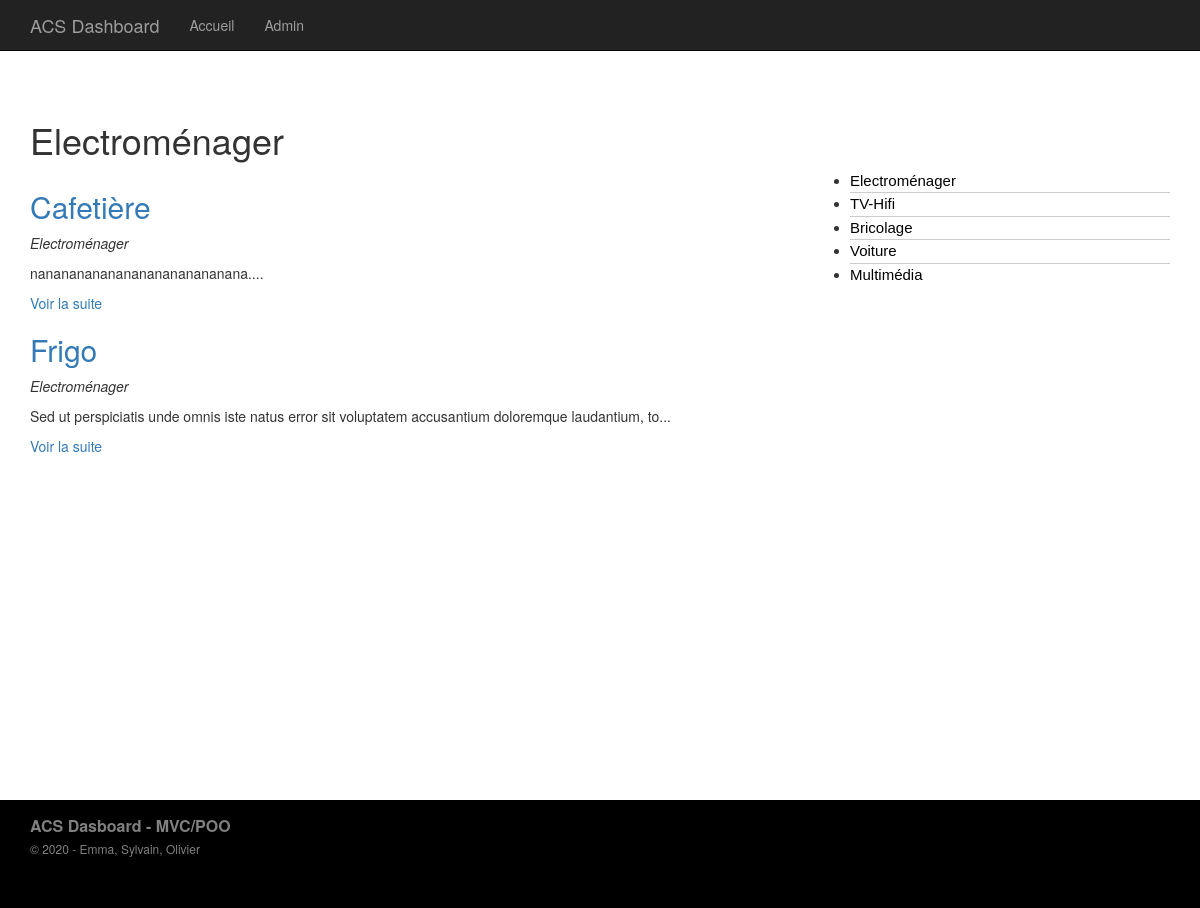
Page /index.php?p=posts.category&id=1 on the committed database.
### tables this page shows
CREATE TABLE IF NOT EXISTS `categories` (
  `id` int(11) NOT NULL AUTO_INCREMENT,
  `titre` varchar(255) DEFAULT NULL,
  PRIMARY KEY (`id`)
);

CREATE TABLE IF NOT EXISTS `articles` (
  `id` int(11) NOT NULL AUTO_INCREMENT,
  `titre` varchar(255) DEFAULT NULL,
  `lieuachat` varchar(255) DEFAULT NULL,
  `adresseachat` varchar(255) DEFAULT NULL,
  `urlachat` varchar(255) DEFAULT NULL,
  `ref` varchar(255) NOT NULL,
  `dateachat` varchar(20) NOT NULL,
  `datefingarantie` varchar(20) NOT NULL,
  `category_id` int(11) DEFAULT NULL,
  `prix` int(10) NOT NULL DEFAULT 0,
  `conseilsentretien` longtext DEFAULT NULL,
  `phototicketachat` varchar(255) DEFAULT NULL,
  `manuelutilisation` longtext DEFAULT NULL,
  PRIMARY KEY (`id`)
);

### core/Controller/Controller.php (called while the page is built, shortened)
<?php
    class Controller
    {
        protected $viewPath;
        protected function render($view, $variables = [])
        {
            extract($variables);
            require($this->viewPath . str_replace('.', '/', $view) . '.php');
        }
    }

### app/Controller/PostsController.php (called while the page is built, shortened)
<?php
    class PostsController extends AppController
    {
        public function category()
        {
            $categorie = $this->Category->find($_GET['id']);
            $articles = $this->Post->lastByCategory($_GET['id']);
            $categories = $this->Category->all();
            $this->render('posts.category', compact('articles', 'categories', 'categorie'));
        }
    }

### public/index.php (called while the page is built, shortened)
<?php
    if (isset($_GET['p'])) {
        $page = $_GET['p'];
    } else {
        $page = 'posts.index';
    }
    $page = explode('.', $page);
    if ($page[0] == 'admin') {
        $controller = '\App\Controller\Admin\\' . ucfirst($page[1]) . 'Controller';
        $action = $page[2];
    } else {
        $action = $page[1];
    }
    $controller = new $controller();
    $controller->$action();

### core/Table/Table.php (called while the page is built, shortened)
<?php
    class Table
    {
        protected $table;
        protected $db;
        public function __construct(Database $db)
        {
            $this->db = $db;
        }
        public function all()
        {
            return $this->query("SELECT * FROM " . $this->table);
        }
        public function find($id)
        {
            return $this->query("SELECT * FROM {$this->table} WHERE id = ?", [$id], true);
        }
        public function query($statement, $attributes = null, $one = false)
        {
            if ($attributes) {
                return $this->db->prepare(
                    $statement,
                    $attributes,
                    str_replace('Table', 'Entity', get_class($this)),
                    $one
                );
            } else {
                return $this->db->query(
                    $statement,
                    str_replace('Table', 'Entity', get_class($this)),
                     $one
                );
            }
        }
    }

### core/Database/MysqlDatabase.php (called while the page is built, shortened)
<?php
    class MysqlDatabase extends Database
    {
        private $pdo;
        private function getPDO()
        {
            if ($this->pdo === null) {
                $pdo = new PDO('mysql:dbname=mvc-blog;host=localhost', 'root', '');
                $pdo->setAttribute(PDO::ATTR_ERRMODE, PDO::ERRMODE_EXCEPTION);
                $this->pdo = $pdo;
            }
            return $this->pdo;
        }
        public function query($statement, $class_name = null, $one = false)
        {
            $req = $this->getPDO()->query($statement);
            if ($class_name === null) {
                $req->setFetchMode(PDO::FETCH_OBJ);
            } else {
                $req->setFetchMode(PDO::FETCH_CLASS, $class_name);
            }
            if ($one) {
                $datas = $req->fetch();
            }
            else {
                $datas = $req->fetchAll();
            }
            return $datas;
        }
        public function prepare($statement, $attributes, $class_name = null, $one = false)
        {
            $req = $this->getPDO()->prepare($statement);
            $res = $req->execute($attributes);
            if ($class_name === null) {
                $req->setFetchMode(PDO::FETCH_OBJ);
            } else {
                $req->setFetchMode(PDO::FETCH_CLASS, $class_name);
            }
            if ($one) {
                $datas = $req->fetch();
            }
            else {
                $datas = $req->fetchAll();
            }
            return $datas;
        }
    }

### app/Autoloader.php (called while the page is built, shortened)
<?php
  class Autoloader
  {
      public static function autoload($class)
      {
          if (strpos($class, __NAMESPACE__ . '\\') === 0) {
              $class = str_replace(__NAMESPACE__ . '\\', '', $class);
              $class = str_replace('\\', '/', $class);
          }
      }
  }

### core/Autoloader.php (called while the page is built, shortened)
<?php
  class Autoloader
  {
      public static function autoload($class)
      {
          if (strpos($class, __NAMESPACE__ . '\\') === 0) {
              $class = str_replace(__NAMESPACE__ . '\\', '', $class);
              $class = str_replace('\\', '/', $class);
          }
      }
  }

### app/Table/PostTable.php (called while the page is built, shortened)
<?php
    class PostTable extends Table
    {
        public function lastByCategory($category_id)
        {
            return $this->query(
                "
                SELECT articles.id, articles.titre, articles.lieuachat, articles.adresseachat, articles.urlachat, articles.ref, articles.dateachat, articles.datefingarantie, articles.prix, articles.conseilsentretien, articles.phototicketachat, articles.manuelutilisation, categories.titre as categorie
                FROM articles
                LEFT JOIN categories ON category_id = categories.id
                WHERE articles.category_id = ?
                ORDER BY articles.id DESC",
                [$category_id]
            );
        }
    }

### core/Entity/Entity.php (called while the page is built, shortened)
<?php
    class Entity
    {
        public function __get($key)
        {
            $method = 'get' . ucfirst($key);
            $this->$key = $this->$method();
            return $this->$key;
        }
    }

### app/Entity/CategoryEntity.php (called while the page is built, shortened)
<?php
    class CategoryEntity extends Entity
    {
        public function getUrl()
        {
            return 'index.php?p=posts.category&id=' . $this->id;
        }
    }

### app/Views/posts/category.php (the view)
<h1><?= $categorie->titre; ?></H1>
<div class="row">
    <div class="col-sm-8">
        <?php
            foreach ($articles as $post) :
        ?>
            <h2><a href="<?= $post->url; ?>"><?= $post->titre; ?></a></h2>
            <p><em><?= $post->categorie; ?></em></p>
            <p><?= $post->extrait; ?></p>
        <?php endforeach; ?>
    </div>
    <div class="col-sm-4">
        <ul class="list">
            <?php foreach ($categories as $categorie) : ?>
                <li><a href="<?= $categorie->url; ?>"><?= $categorie->titre; ?></a></li>
            <?php endforeach; ?>
        </ul>
    </div>
</div>

### app/Entity/PostEntity.php (shortened to what this page needs)
<?php
    class PostEntity extends Entity
    {
        public function getUrl()
        {
            return 'index.php?p=posts.single&id=' . $this->id;
        }
        public function getExtrait()
        {
            $html = '<p>' . substr($this->manuelutilisation, 0, 100) . '...</p>';
            $html .= '<p><a href="' . $this->getUrl() . '">Voir la suite</a></p>';
            return $html;
        }
    }

### public/css/style.css (style rules this page uses)
.list li { font: 200 15px/1.5 Helvetica, Verdana, sans-serif; border-bottom: 1px solid #ccc; }
.list li:last-child { border: none; }
.list li a { text-decoration: none; color: #000; display: block; width: 200px; -webkit-transition: font-size 0.3s ease, background-color 0.3s ease; -moz-transition: font-size 0.3s ease, background-color 0.3s ease; -o-transition: font-size 0.3s ease, background-color 0.3s ease; -ms-transition: font-size 0.3s ease, background-color 0.3s ease; transition: font-size 0.3s ease, background-color 0.3s ease; }

### rows in the picture
categories: titre "Electroménager"
articles: titre "Cafetière", category.titre "Electroménager", manuelutilisation "nananananananananananananana."
articles: titre "Frigo", category.titre "Electroménager", manuelutilisation "Sed ut perspiciatis unde omnis iste natus error sit voluptatem accusantium doloremque laudantium, to"
categories: titre "TV-Hifi"
categories: titre "Bricolage"
categories: titre "Voiture"
categories: titre "Multimédia"
